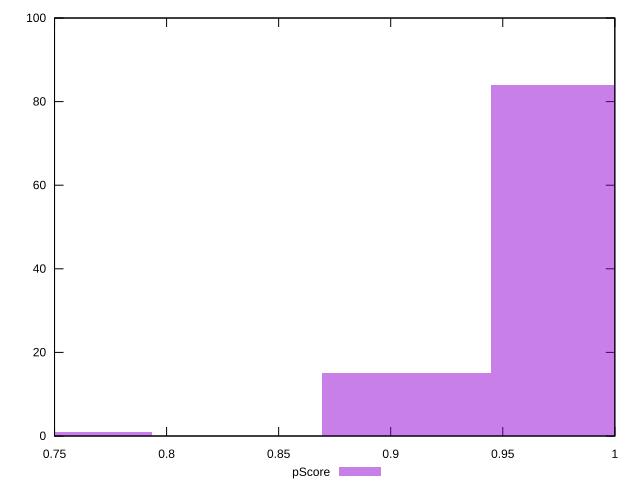

Generate this figure with gnuplot:
reset

$pScore <<EOF
0.9825243005018801 84
0.9069455081555816 15
0.7557879234629847 1
EOF

set key outside below
set boxwidth 0.07557879234629847
set xrange [0.75:1]
set yrange [0:100]
set trange [0:100]
set style fill transparent solid 0.5 noborder
set terminal svg size 640, 490 enhanced background rgb 'white'
set output "reprap/unminified-javascript/samples/pages+cached+noexternal+nomedia/pScore/histogram.svg"

plot $pScore title "pScore" with boxes

reset
